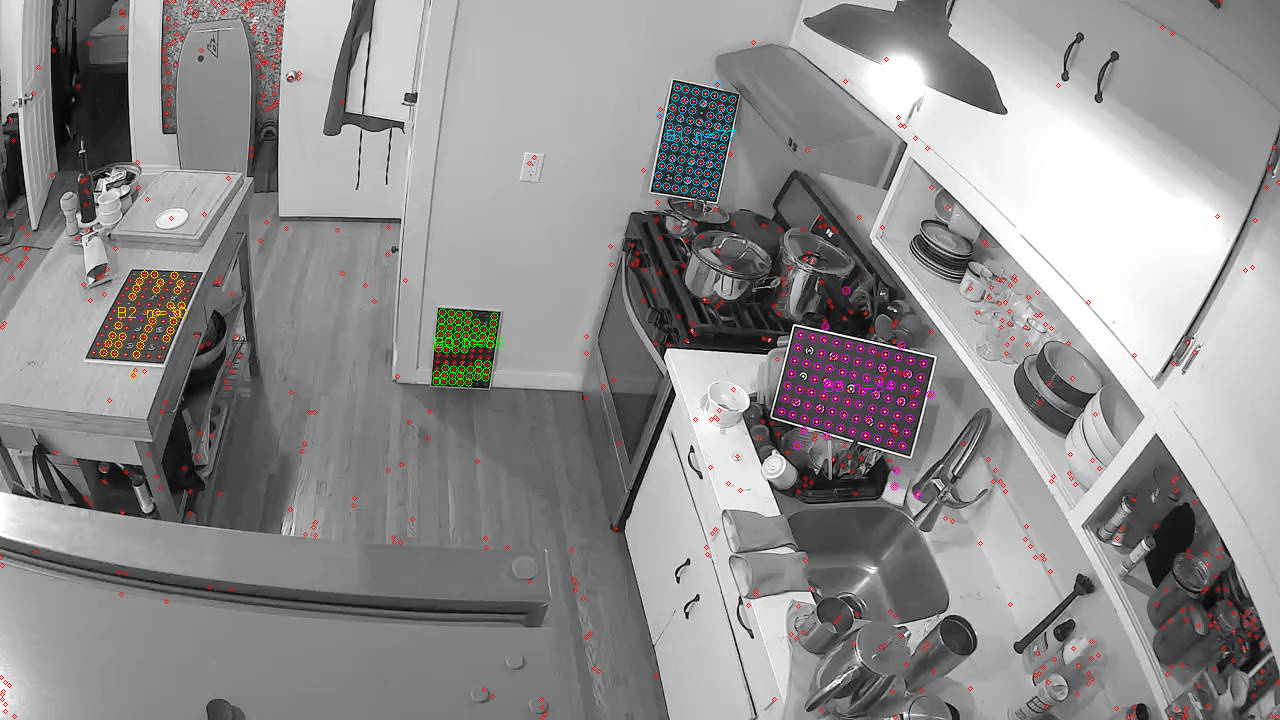
#> input picture tools/spatial-pipeline/_variants/_det_adaptive_debug.png, 1280 x 720 px
$ python -i det_adaptive.py   (imports and definitions only)
#> lines starting #> are read from the running program, lines starting #| are printed output that depends on the picture
#!/usr/bin/env python3
"""det_adaptive.py â€” Revopoint Miraco calibration-board detector, adaptive-threshold variant.

Pipeline (no SimpleBlobDetector):
  1. cv2.adaptiveThreshold (bright-over-local-mean) -> binary candidates
  2. connectedComponentsWithStats; filter by area / bbox aspect / extent
     (area / (w*h) â€” filled dots ~0.785, hollow ring fiducials much lower)
  3. spatial clustering (union-find over kNN edges, scale-adaptive radius)
  4. per cluster: RANSAC lattice fit (fit_all_lattices from
     81_capture_intrinsics_circlegrid.py)
  5. homography grow + validate: iteratively fit lattice->image homography,
     re-index every cluster point through H^-1, dedupe cells, and finally
     accept only if median reprojection error < 1.5 px, the lattice spans
     both axes, and cell occupancy is plausible (rejects random clutter).

detect_boards(img_gray) -> list of (img_pts Nx2 float32, lattice_idx Nx2 int)
"""
from __future__ import annotations

import importlib.util
import os
import sys
import time

import cv2
import numpy as np
from scipy.spatial import cKDTree

_HERE = os.path.dirname(os.path.abspath(__file__))
_PIPE = os.path.dirname(_HERE)


def _load_circlegrid():
    path = os.path.join(_PIPE, "81_capture_intrinsics_circlegrid.py")
    spec = importlib.util.spec_from_file_location("circlegrid81", path)
    mod = importlib.util.module_from_spec(spec)
    spec.loader.exec_module(mod)
    return mod


# [1 line that did not run here, left out]
# [1 line that did not run here, left out]
# [1 line that did not run here, left out]

# ---------------------------------------------------------------- candidates

# (blockSize, C) configs merged together: small window resolves the far
# 4-6 px dots, larger window is stabler for the near board's big dots.
THRESH_CONFIGS = [(15, -7), (35, -9)]
AREA_MIN = 4
AREA_MAX = 1500
MAX_SIDE = 48
ASPECT_MAX = 2.2
EXTENT_MIN = 0.52        # filled circle ~0.785; rings (annulus CC) far lower
MERGE_BASE = 2.5         # px; dedupe radius floor across threshold configs


def extract_candidates(img: np.ndarray) -> np.ndarray:
    """All small bright filled components -> Nx2 float32 centroids.

    The two threshold configs see the same dot with slightly different
    components; duplicates are merged with a radius scaled to component size
    (keeping the larger-area copy â€” less centroid noise). Without this the
    leftover offset duplicates can form a translated ghost lattice."""
    all_pts, all_area, all_rad = [], [], []
    for block, c in THRESH_CONFIGS:
        bw = cv2.adaptiveThreshold(img, 255, cv2.ADAPTIVE_THRESH_GAUSSIAN_C,
                                   cv2.THRESH_BINARY, block, c)
        n, _lab, stats, cent = cv2.connectedComponentsWithStats(bw, 8)
        if n <= 1:
            continue
        s = stats[1:]
        cen = cent[1:]
        w = s[:, cv2.CC_STAT_WIDTH].astype(np.float64)
        h = s[:, cv2.CC_STAT_HEIGHT].astype(np.float64)
        a = s[:, cv2.CC_STAT_AREA].astype(np.float64)
        keep = (
            (a >= AREA_MIN) & (a <= AREA_MAX)
            & (np.maximum(w, h) <= MAX_SIDE)
            & (np.maximum(w, h) <= ASPECT_MAX * np.minimum(w, h))
            & (a >= EXTENT_MIN * w * h)
        )
        if keep.any():
            all_pts.append(cen[keep])
            all_area.append(a[keep])
            all_rad.append(0.5 * np.maximum(w, h)[keep])
    if not all_pts:
        return np.empty((0, 2), np.float32)
    pts = np.concatenate(all_pts).astype(np.float32)
    area = np.concatenate(all_area)
    rad = np.concatenate(all_rad)
    # dedupe: visit by descending component area, drop neighbours within a
    # size-aware radius (always < half the lattice pitch even when tilted)
    tree = cKDTree(pts)
    order = np.argsort(-area)
    drop = np.zeros(len(pts), bool)
    for i in order:
        if drop[i]:
            continue
        r = max(MERGE_BASE, rad[i])
        for j in tree.query_ball_point(pts[i], r):
            if j != i:
                drop[j] = True
    return pts[~drop]

# ---------------------------------------------------------------- clustering

CLUSTER_K = 6            # neighbours examined per point
CLUSTER_SCALE = 2.3      # link if dist <= SCALE * min(nn_i, nn_j) + 2 px
CLUSTER_MIN = 12         # smallest cluster worth a lattice fit


def cluster_points(pts: np.ndarray) -> list[np.ndarray]:
    """Union-find clustering with a per-point adaptive link radius, so the
    near board (pitch ~30 px) and far boards (pitch ~8 px) both cohere
    without merging across the room."""
    n = len(pts)
    if n < CLUSTER_MIN:
        return []
    k = min(CLUSTER_K + 1, n)
    d, nbr = cKDTree(pts).query(pts, k=k)
    d1 = d[:, 1]
    parent = np.arange(n)

    def find(i):
        while parent[i] != i:
            parent[i] = parent[parent[i]]
            i = parent[i]
        return i

    for i in range(n):
        for m in range(1, k):
            j = int(nbr[i, m])
            if d[i, m] <= CLUSTER_SCALE * min(d1[i], d1[j]) + 2.0:
                ri, rj = find(i), find(j)
                if ri != rj:
                    parent[ri] = rj
    roots = np.array([find(i) for i in range(n)])
    out = []
    for r in np.unique(roots):
        members = pts[roots == r]
        if len(members) >= CLUSTER_MIN:
            out.append(members)
    return out

# --------------------------------------------------- homography grow/validate

MIN_DOTS = 12            # lock threshold (target boards carry >= 20)
LAT_TOL = 0.33           # lattice-space residual to claim a cell; ring-arc
                         # ghost fragments live at ~0.35-0.5 lattice units
                         # (ring radius / pitch), real dots < ~0.2 + distortion
                         # — 0.40 was measured to poison the large board
CLAIM_MARGIN = 0.75      # lattice cells; pool points within the board quad
                         # (+margin) are consumed by that board
MED_ERR_PX = 1.5         # required median reprojection error
MIN_SPAN = 2             # lattice must span >= MIN_SPAN steps on both axes
MIN_OCCUPANCY = 0.35     # dots / lattice-bbox cells, measured on the core


# [111 lines left out: functions _largest_core, _fit_h, _reproj, refine_board, not called in this run]

# -------------------------------------------------------------------- public


def detect_boards(img_gray: np.ndarray, min_dots: int = MIN_DOTS,
                  return_stats: bool = False):
    """Detect Miraco dot boards. Returns [(img_pts Nx2 f32, lattice_idx Nx2 int)].

    Each entry is one physical board with a consistent integer lattice
    indexing, validated by a lattice->image homography with median
    reprojection error < 1.5 px."""
    if img_gray.ndim == 3:
        img_gray = cv2.cvtColor(img_gray, cv2.COLOR_BGR2GRAY)
    cand = extract_candidates(img_gray)
    boards = []
    stats = []
    for cluster in cluster_points(cand):
        pool = cluster
        # peel up to 2 lattices per spatial cluster
        for _ in range(2):
            if len(pool) < CLUSTER_MIN:
                break
            fit = fit_lattice(pool)
            if fit is None:
                break
            idx, inl = fit
            ref = refine_board(pool, pool[inl], idx[inl], min_dots=min_dots)
            if ref is None:
                # remove the seed inliers so a second peel can't loop forever
                pool = pool[~inl]
                continue
            img_pts, lat_idx, med, H = ref
            boards.append((img_pts, lat_idx))
            stats.append({"dots": len(img_pts), "med_err_px": med,
                          "center": img_pts.mean(axis=0).tolist()})
            # remove every pool point inside the board's quadrilateral:
            # ring-fiducial arc fragments (half-pitch ghosts), offset
            # duplicates, and glare blobs all live inside the board region
            # and must not seed a second lattice.
            try:
                Hinv = np.linalg.inv(H)
            except np.linalg.LinAlgError:
                Hinv = None
            if Hinv is not None and len(pool):
                lat = cv2.perspectiveTransform(
                    pool.reshape(-1, 1, 2).astype(np.float32), Hinv
                ).reshape(-1, 2)
                blat = cv2.perspectiveTransform(
                    img_pts.reshape(-1, 1, 2), Hinv).reshape(-1, 2)
                lo = blat.min(axis=0) - CLAIM_MARGIN
                hi = blat.max(axis=0) + CLAIM_MARGIN
                inside = np.all((lat >= lo) & (lat <= hi), axis=1)
                pool = pool[~inside]
            else:
                claimed = cKDTree(img_pts).query(pool)[0] < 0.5
                pool = pool[~claimed]
    if return_stats:
        return boards, stats, cand
    return boards


# ------------------------------------------------------------------ test rig

# [33 lines left out: function _main, not called in this run]


# [2 lines not run here, left out]

>>> import cv2
>>> picture = cv2.imread('_det_adaptive_debug.png', cv2.IMREAD_GRAYSCALE)
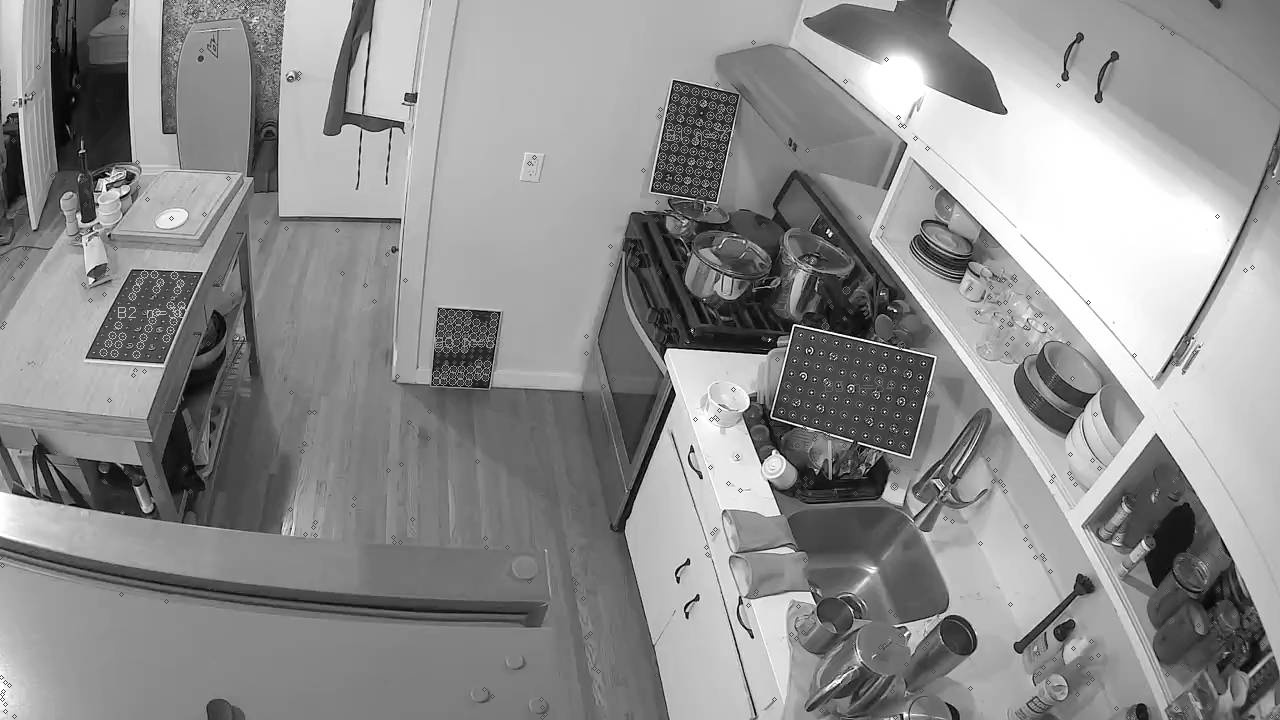
#> picture: shape (720, 1280); min 0, max 255, mean 143
>>> result = detect_boards(picture)
#> the loop in extract_candidates, `for block, c in THRESH_CONFIGS:` made 2 passes
#> n on passes 1 to 2: 4247, 2927
#> pass 1, in extract_candidates, `bw = cv2.adaptiveThreshold(img, 255, cv2.ADAPTIVE_THRESH_GAUSSIAN_C, c..`:
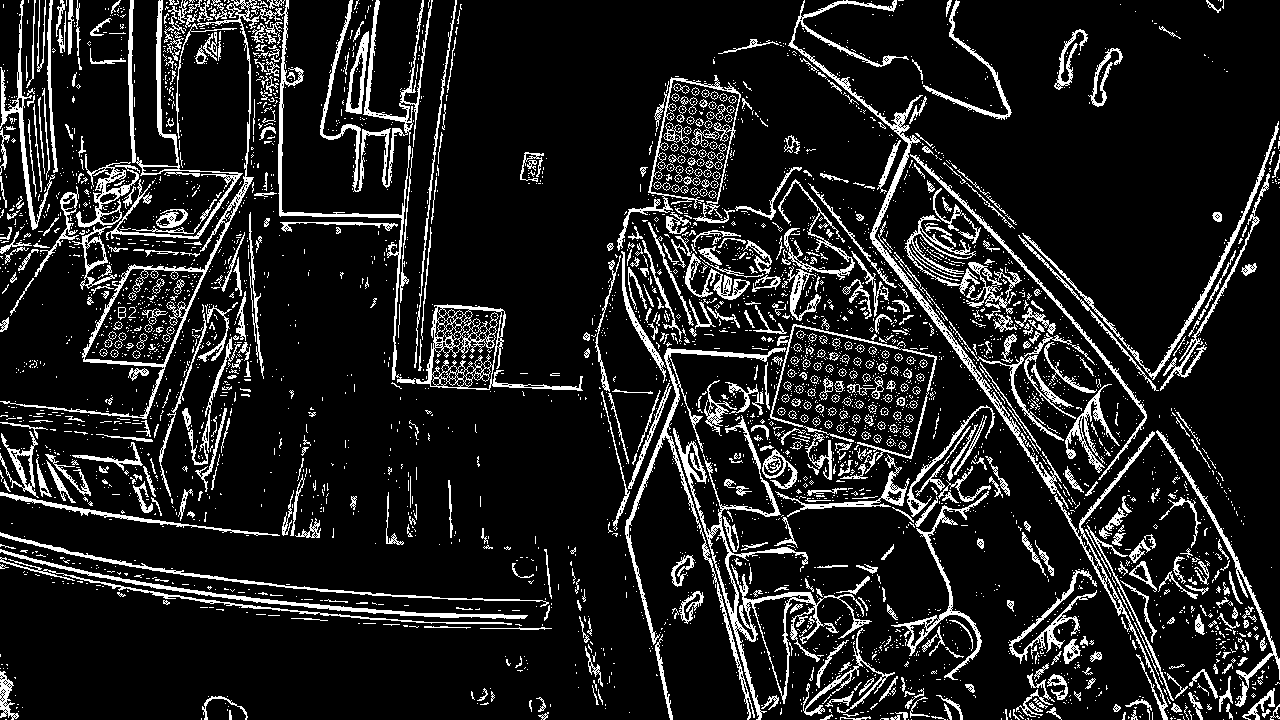
#> bw: shape (720, 1280); 12.8% white in thin lines or dots
#> pass 1, in extract_candidates, `n, _lab, stats, cent = cv2.connectedComponentsWithStats(bw, 8)`:
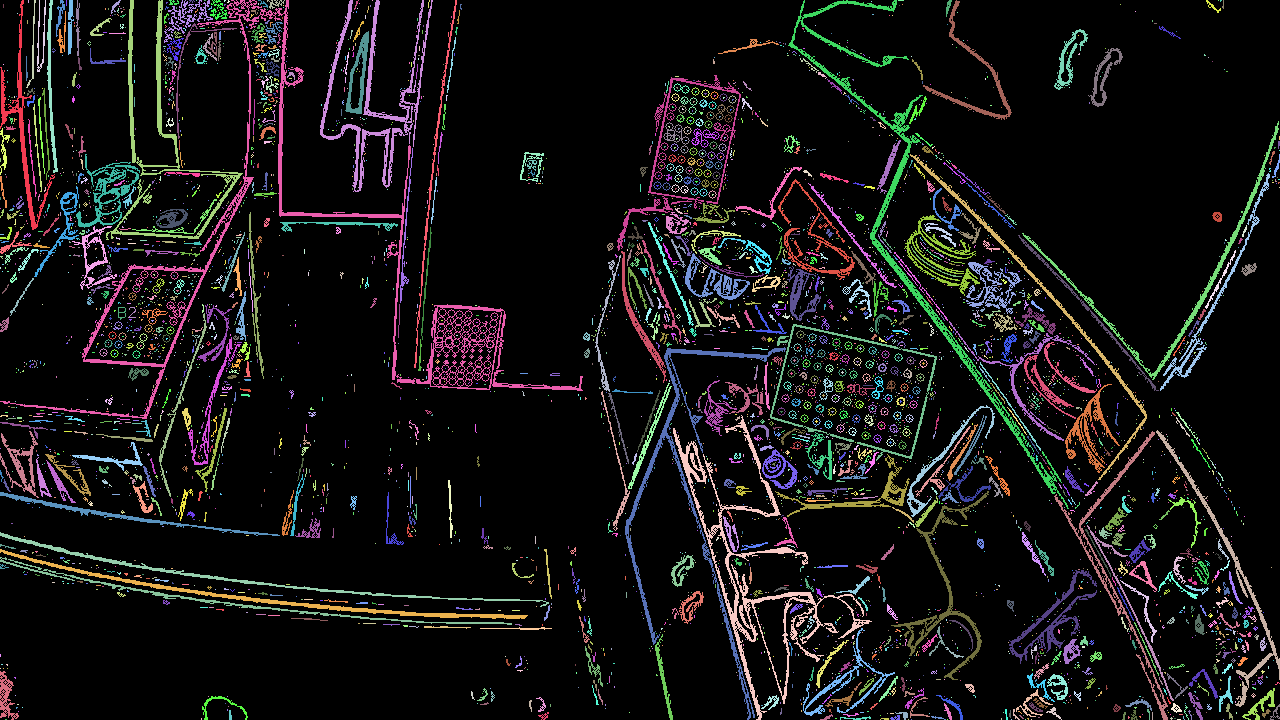
#> _lab: shape (720, 1280) int32; 4247 distinct labels, from 0 to 4246; one colour per label, 0 black
#> pass 2, in extract_candidates, `n, _lab, stats, cent = cv2.connectedComponentsWithStats(bw, 8)`:
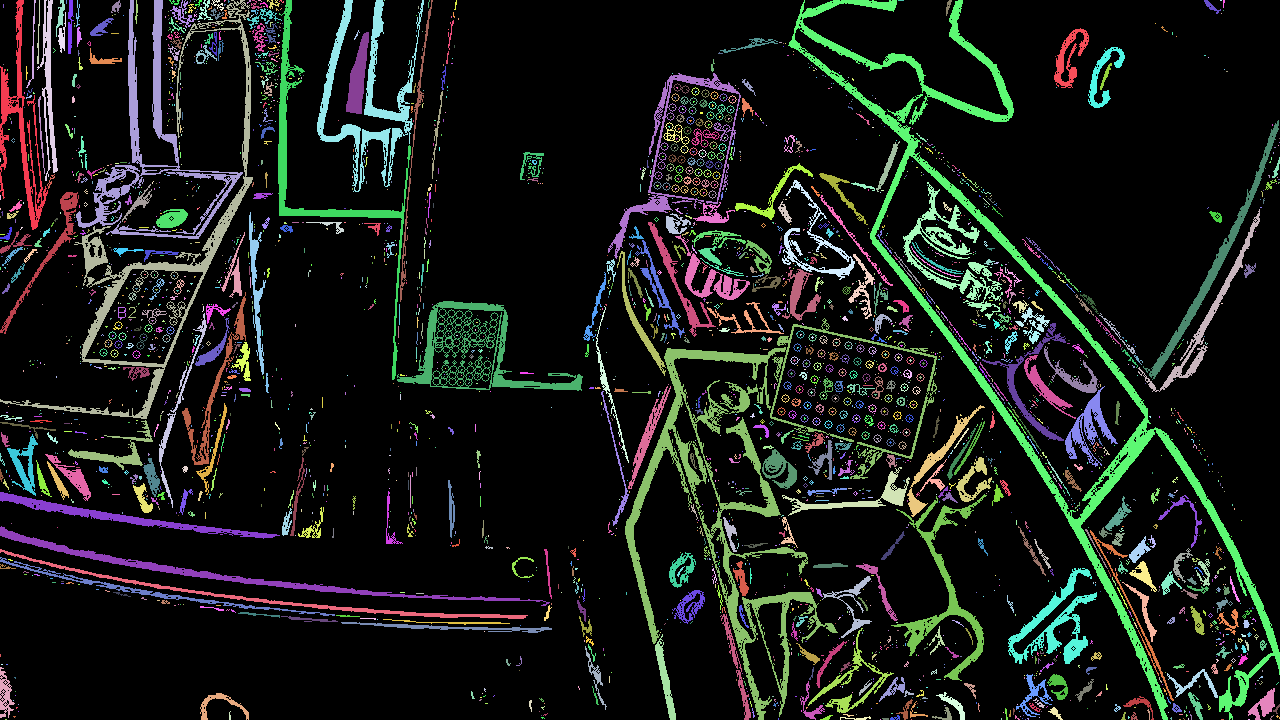
#> _lab: shape (720, 1280) int32; 2927 distinct labels, from 0 to 2926; one colour per label, 0 black
#> after the loop in extract_candidates, `for block, c in THRESH_CONFIGS:`: all_area = 2 items; all_pts = 2 point arrays, longest 187 points; all_rad = 2 items
#> in extract_candidates, `pts = np.concatenate(all_pts).astype(np.float32)`: pts = 351 pairs, first value 1.2 to 1275.2, second value 1 to 718
#> in extract_candidates, `area = np.concatenate(all_area)`: area = 351 values, max 420 at index 209, min 4 at index 3, mean 10.95
#> in extract_candidates, `rad = np.concatenate(all_rad)`: rad = 351 values, max 16 at index 209, min 1 at index 145, mean 2.11
#> in extract_candidates, `order = np.argsort(-area)`: order = 351 values, max 350 at index 209, min 0 at index 28, mean 175
#> the loop in extract_candidates, `for i in order:` made 351 passes
#> (i, r) on passes 1 to 3: (209, 16), (161, 10.5), (210, 6.5)
#> in detect_boards, `cand = extract_candidates(img_gray)`: cand = 250 pairs, first value 1.2 to 1275.2, second value 1.2 to 718
#> in cluster_points, `n = len(pts)`: n = 250
#> in cluster_points, `k = min(CLUSTER_K + 1, n)`: k = 7
#> the loop in detect_boards, `for cluster in cluster_points(cand):` made 1 pass
#> after the loop in detect_boards, `for cluster in cluster_points(cand):`: boards = []
#> (the run stopped early here; a loop or call above may not have finished)
